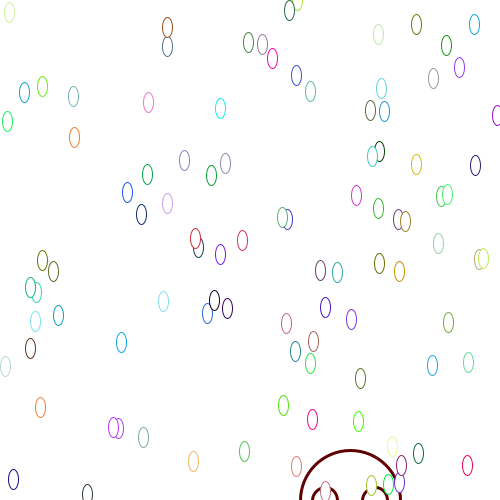
Frame 1 (no input)
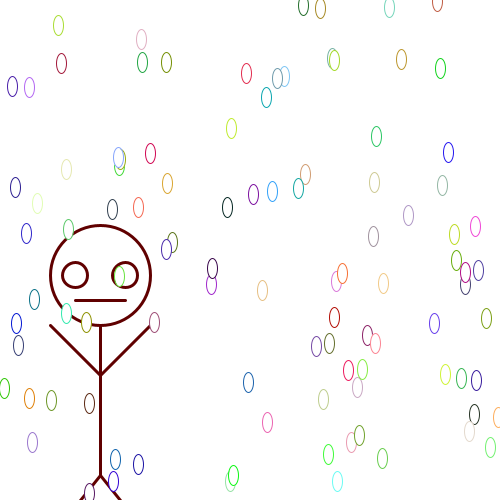
Frame 60 (the mouse pressed at the canvas centre just before this capture)
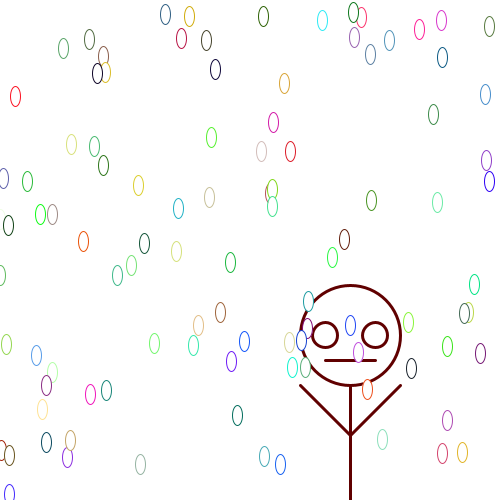
Frame 120 (the mouse held since frame 60 and released just before this capture)

The Processing sketch that drew these frames (run headless with seeded random() and noise(); from frame 60 on, the mouse is pressed at the canvas centre):

// Processing sketch: processing_128477
// ── processing_128477.pde


int monsterpositionX;
int monsterpositionY;
 
int richting;
int teller;
 
boolean test;
 
int y;
int spatie;
int stop;
int breedte;
int hoogte;
 
float i = 50;
 
void setup() {
  size(500, 500);
  background(100);
  monsterpositionX = 250;
  monsterpositionY = 400;
  richting = 15;
  teller = 0;
  test = true;
  y = 0;
  spatie = 30;
  stop = height;
  breedte = 50;
  hoogte = 50;
  frameRate(60);
}
void draw() {
 
  background(255);
  monstercolour();
  drawmonster();
  partyballs();
  monstermovement();
  strokeWeight(3);
  stroke(96, 0, 0);
  fill(0, 30, 20);
}
 
void monstercolour() {
 
  if (test == true) {
    fill(255);
  }
  else if (test == false) {
    fill(255, 0, 0);
  }
 
  strokeWeight(2);
  if (test == true) {
    fill(0);
  }
  else if (test == false) {
    fill(100, 30, 20);
  }
 
  if (test == true) {
    fill(0);
  }
  else if (test == false) {
    fill(80, 0, 0);
  }
 
 
  fill(10);
  stroke(0);
 
 
  stroke(96, 0, 0);
  if (test == true) {
    fill(255);
  }
  else if (test == false) {
    fill(0, 0, 255);
  }
 
  println(teller);
 
  if (teller == 10) {
    teller = 0;
    test = !test;
  }
}
 
void monstermovement() {
 
  monsterpositionX = mouseX;
  monsterpositionY = monsterpositionY - richting;
 
  if (monsterpositionY < 0 + 100) {
    richting = -richting;
    teller = teller +1;
  }
  if (monsterpositionY > 500 - 100) {
    richting = -richting;
  }
}
 
void partyballs() {
 
  strokeWeight(1);
  for (int i=0; i < 100; i ++) {
    stroke(random(255), random(255), random(255));
    ellipse(random(0, 500), random(0, 500), 10, 20);

  }
 
  while (i > 500) {
    i = 0;
  }
}
 
void drawmonster() {
 
  strokeWeight(3);
 
stroke(96, 0, 0);
ellipse(monsterpositionX +100,monsterpositionY +100,100,100);//hoofd
ellipse(monsterpositionX +75,monsterpositionY +100,25,25); //  linker oog
ellipse(monsterpositionX +125,monsterpositionY +100,25,25);//  rechter oog
line(monsterpositionX +125,monsterpositionY +125,monsterpositionX +75,monsterpositionY +125);//    mond
line(monsterpositionX +100,monsterpositionY +150,monsterpositionX +100,monsterpositionY +300);//   lijf
line(monsterpositionX +100,monsterpositionY +200,monsterpositionX +50,monsterpositionY +150);//    linker arm
line(monsterpositionX +100,monsterpositionY +200,monsterpositionX +150,monsterpositionY +150);//   rechter arm
line(monsterpositionX +100,monsterpositionY +300,monsterpositionX +60,monsterpositionY +350);//    linker been
line(monsterpositionX +100,monsterpositionY +300,monsterpositionX +140,monsterpositionY +350);//   rechter been
  
monsterpositionX = monsterpositionX;
  
  
}
